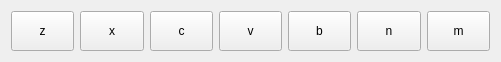
  <widget class="QWidget" name="layoutWidget">
   <property name="geometry">
    <rect>
     <x>180</x>
     <y>150</y>
     <width>501</width>
     <height>42</height>
    </rect>
   </property>
   <layout class="QHBoxLayout" name="horizontalLayout_3">
    <item>
     <widget class="QPushButton" name="panelButton_z">
      <property name="sizePolicy">
       <sizepolicy hsizetype="Minimum" vsizetype="Minimum">
        <horstretch>0</horstretch>
        <verstretch>0</verstretch>
       </sizepolicy>
      </property>
      <property name="minimumSize">
       <size>
        <width>45</width>
        <height>40</height>
       </size>
      </property>
      <property name="focusPolicy">
       <enum>Qt::NoFocus</enum>
      </property>
      <property name="styleSheet">
       <string notr="true"/>
      </property>
      <property name="text">
       <string>z</string>
      </property>
      <property name="buttonValue" stdset="0">
       <char>
        <unicode>35</unicode>
       </char>
      </property>
     </widget>
    </item>
    <item>
     <widget class="QPushButton" name="panelButton_x">
      <property name="sizePolicy">
       <sizepolicy hsizetype="Minimum" vsizetype="Minimum">
        <horstretch>0</horstretch>
        <verstretch>0</verstretch>
       </sizepolicy>
      </property>
      <property name="minimumSize">
       <size>
        <width>45</width>
        <height>40</height>
       </size>
      </property>
      <property name="focusPolicy">
       <enum>Qt::NoFocus</enum>
      </property>
      <property name="styleSheet">
       <string notr="true"/>
      </property>
      <property name="text">
       <string>x</string>
      </property>
      <property name="buttonValue" stdset="0">
       <char>
        <unicode>35</unicode>
       </char>
      </property>
     </widget>
    </item>
    <item>
     <widget class="QPushButton" name="panelButton_c">
      <property name="sizePolicy">
       <sizepolicy hsizetype="Minimum" vsizetype="Minimum">
        <horstretch>0</horstretch>
        <verstretch>0</verstretch>
       </sizepolicy>
      </property>
      <property name="minimumSize">
       <size>
        <width>45</width>
        <height>40</height>
       </size>
      </property>
      <property name="focusPolicy">
       <enum>Qt::NoFocus</enum>
      </property>
      <property name="styleSheet">
       <string notr="true"/>
      </property>
      <property name="text">
       <string>c</string>
      </property>
      <property name="buttonValue" stdset="0">
       <char>
        <unicode>35</unicode>
       </char>
      </property>
     </widget>
    </item>
    <item>
     <widget class="QPushButton" name="panelButton_v">
      <property name="sizePolicy">
       <sizepolicy hsizetype="Minimum" vsizetype="Minimum">
        <horstretch>0</horstretch>
        <verstretch>0</verstretch>
       </sizepolicy>
      </property>
      <property name="minimumSize">
       <size>
        <width>45</width>
        <height>40</height>
       </size>
      </property>
      <property name="focusPolicy">
       <enum>Qt::NoFocus</enum>
      </property>
      <property name="styleSheet">
       <string notr="true"/>
      </property>
      <property name="text">
       <string>v</string>
      </property>
      <property name="buttonValue" stdset="0">
       <char>
        <unicode>35</unicode>
       </char>
      </property>
     </widget>
    </item>
    <item>
     <widget class="QPushButton" name="panelButton_b">
      <property name="sizePolicy">
       <sizepolicy hsizetype="Minimum" vsizetype="Minimum">
        <horstretch>0</horstretch>
        <verstretch>0</verstretch>
       </sizepolicy>
      </property>
      <property name="minimumSize">
       <size>
        <width>45</width>
        <height>40</height>
       </size>
      </property>
      <property name="focusPolicy">
       <enum>Qt::NoFocus</enum>
      </property>
      <property name="styleSheet">
       <string notr="true"/>
      </property>
      <property name="text">
       <string>b</string>
      </property>
      <property name="buttonValue" stdset="0">
       <char>
        <unicode>35</unicode>
       </char>
      </property>
     </widget>
    </item>
    <item>
     <widget class="QPushButton" name="panelButton_n">
      <property name="sizePolicy">
       <sizepolicy hsizetype="Minimum" vsizetype="Minimum">
        <horstretch>0</horstretch>
        <verstretch>0</verstretch>
       </sizepolicy>
      </property>
      <property name="minimumSize">
       <size>
        <width>45</width>
        <height>40</height>
       </size>
      </property>
      <property name="focusPolicy">
       <enum>Qt::NoFocus</enum>
      </property>
      <property name="styleSheet">
       <string notr="true"/>
      </property>
      <property name="text">
       <string>n</string>
      </property>
      <property name="buttonValue" stdset="0">
       <char>
        <unicode>35</unicode>
       </char>
      </property>
     </widget>
    </item>
    <item>
     <widget class="QPushButton" name="panelButton_m">
      <property name="sizePolicy">
       <sizepolicy hsizetype="Minimum" vsizetype="Minimum">
        <horstretch>0</horstretch>
        <verstretch>0</verstretch>
       </sizepolicy>
      </property>
      <property name="minimumSize">
       <size>
        <width>45</width>
        <height>40</height>
       </size>
      </property>
      <property name="focusPolicy">
       <enum>Qt::NoFocus</enum>
      </property>
      <property name="styleSheet">
       <string notr="true"/>
      </property>
      <property name="text">
       <string>m</string>
      </property>
      <property name="buttonValue" stdset="0">
       <char>
        <unicode>35</unicode>
       </char>
      </property>
     </widget>
    </item>
   </layout>
  </widget>
